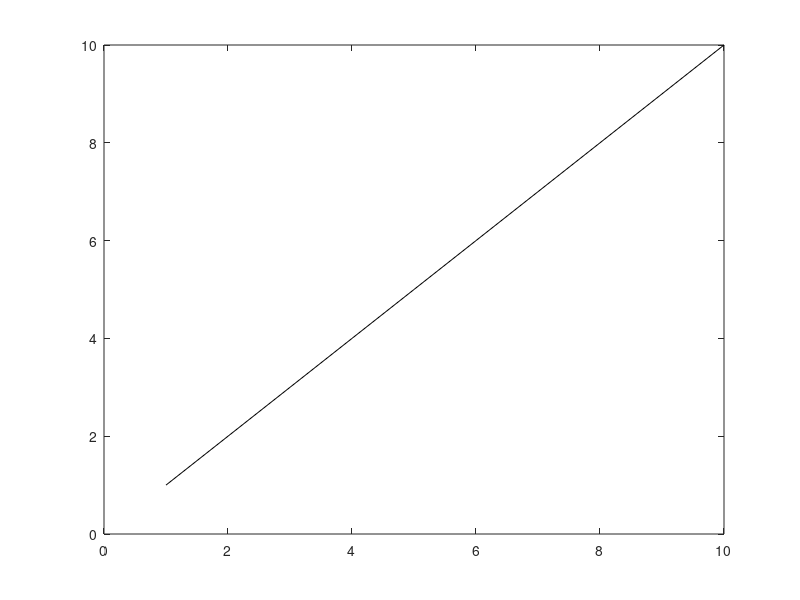

MATLAB code to generate this figure:
# octave script for fun and profit

clear all;
x = 1:10;
y = 1:10;
aux=figure();
plot(x,y,'k-');
saveas(aux, '/data/output.png', 'png');
